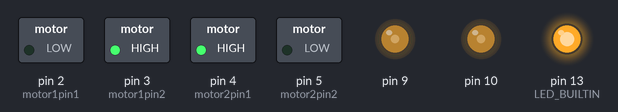
Simulated run of this sketch. Board: Arduino Uno, built with avr-gcc and run on an emulated ATmega328P. On the bench: switched loads named in the sketch (green lamp = pin HIGH), output pins drawn as LEDs (lit = HIGH).

Above: at 0.1 s.
Timing chart, 0 to 1.6 s (numbered marks = the images above):
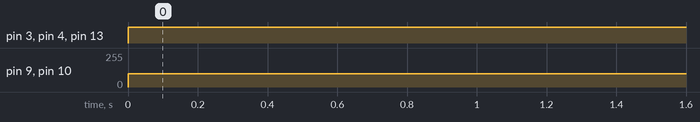

The sketch:

cannon.ino
```cpp
int motor1pin1 = 2;
int motor1pin2 = 3;

// int buttonState = 0;
int motor2pin1 = 4;
int motor2pin2 = 5;

int buttonpin = 12;

void setup() {
  // put your setup code here, to run once:
  pinMode(motor1pin1, OUTPUT);
  pinMode(motor1pin2, OUTPUT);
  pinMode(motor2pin1, OUTPUT);
  pinMode(motor2pin2, OUTPUT);
  pinMode(9, OUTPUT);
  pinMode(10, OUTPUT);
  pinMode(LED_BUILTIN, OUTPUT);
  pinMode(buttonpin, INPUT);
}

void loop() {
  // put your main code here, to run repeatedly:
  digitalWrite(LED_BUILTIN, HIGH);
  analogWrite(9, 100);
  analogWrite(10, 100);
  digitalWrite(motor2pin1, HIGH);
  digitalWrite(motor2pin2, LOW);
  digitalWrite(motor1pin1, LOW);
  digitalWrite(motor1pin2, HIGH);


}
```

Measured:
- by itself, pin 3 (motor1pin2), pin 4 (motor2pin1), pin 13 (LED_BUILTIN): LOW → HIGH at 0.00 s
- by itself, pin 9, pin 10: 0/255 → 100/255 at 0.00 s
